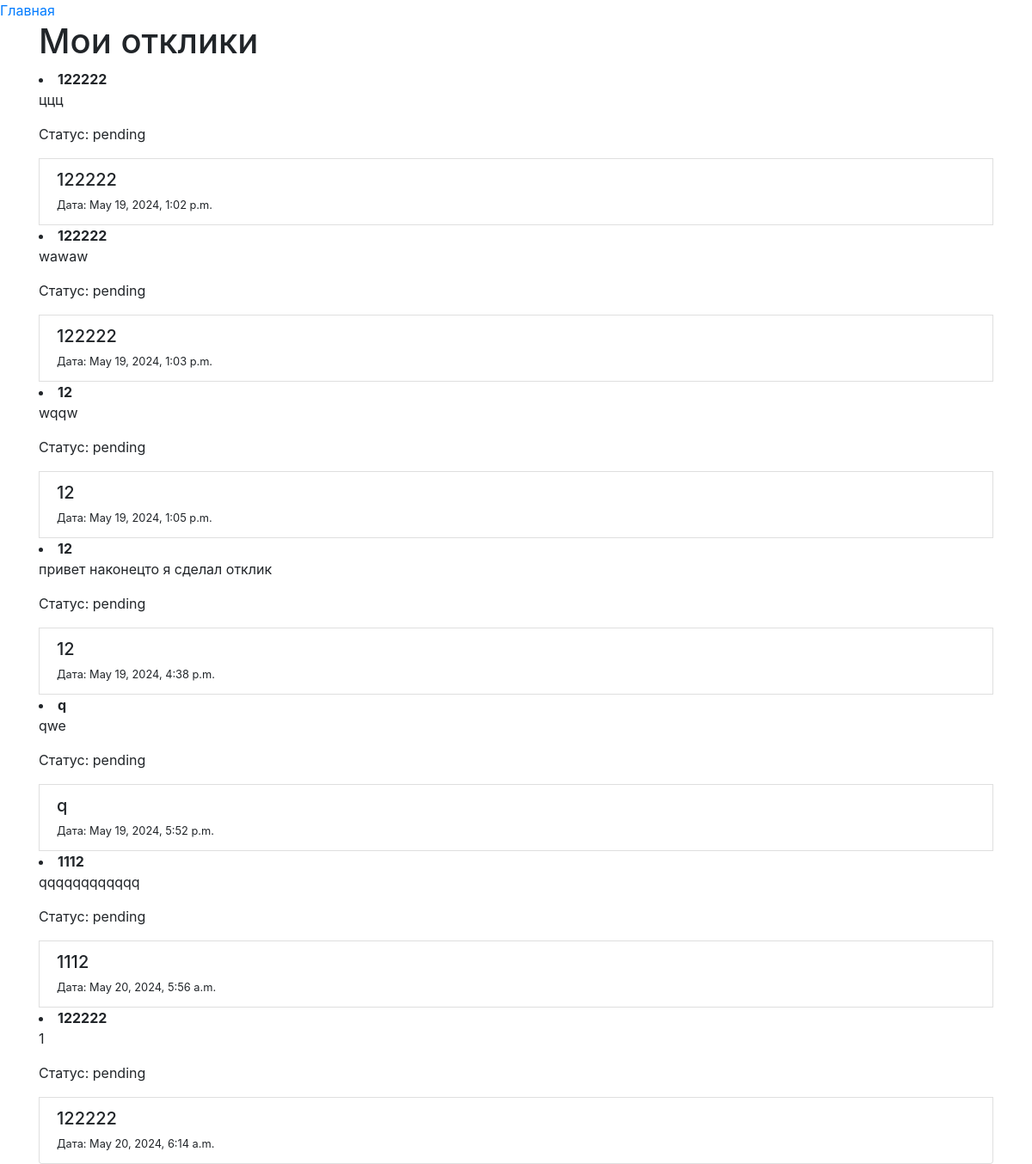
Before: /app/responses/ (signed in) with the older database file.
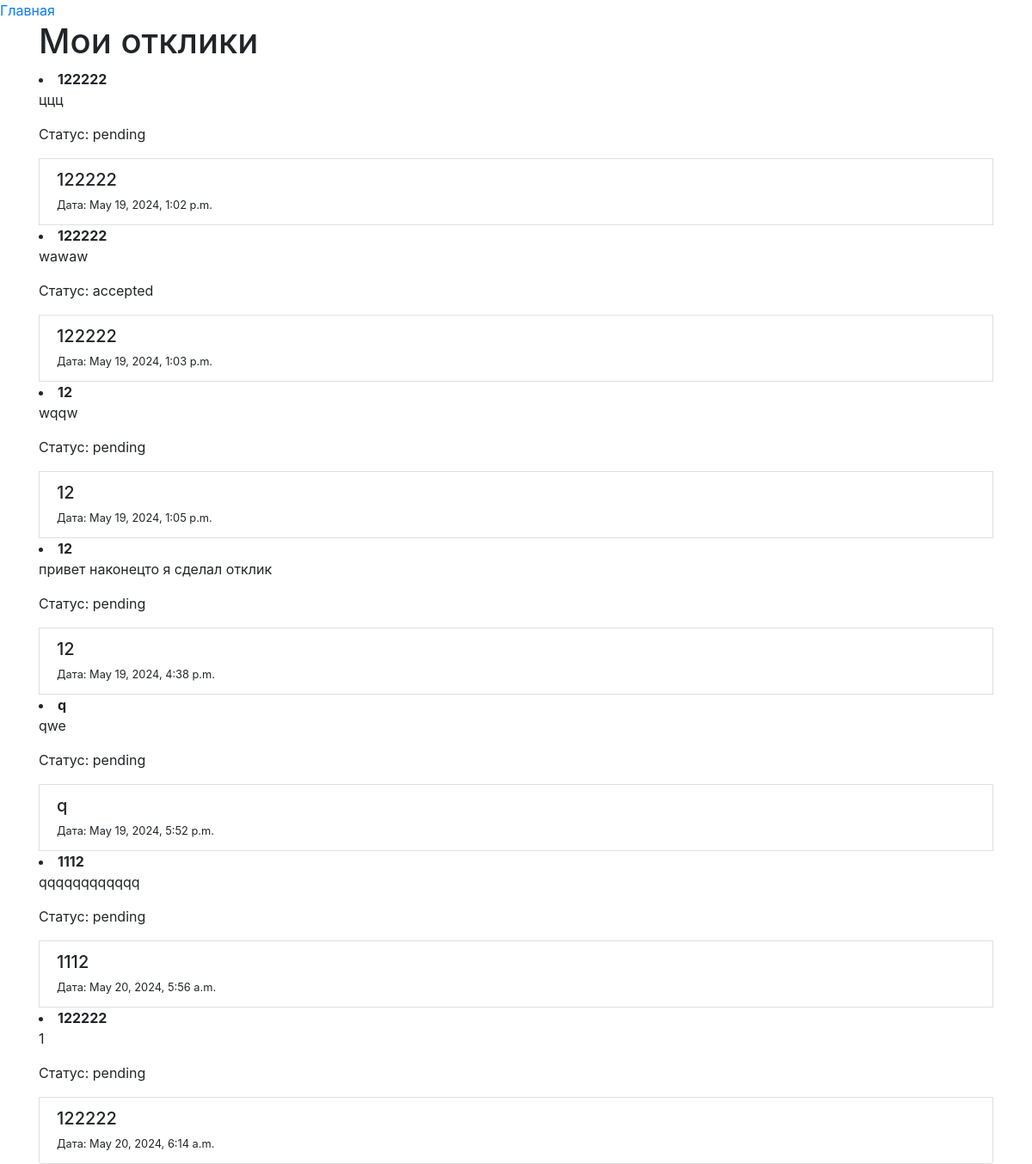
After: the same page with the newer database file.
### app/models.py (models this page shows, shortened)
class Response(models.Model):
    text = models.TextField()
    created_at = models.DateTimeField(auto_now_add=True)
    updated_at = models.DateTimeField(auto_now=True)
    user = models.ForeignKey(User, on_delete=models.CASCADE, related_name='responses')
    announcement = models.ForeignKey(Announcement, on_delete=models.CASCADE, related_name='responses')
    status = models.CharField(max_length=20, choices=(('pending', 'Pending'), ('accepted', 'Accepted')), default='pending')

class Announcement(models.Model):
    title = models.CharField(max_length=200)
    content = models.TextField()
    category = models.ForeignKey(Category, on_delete=models.CASCADE, related_name='announcements')
    author = models.ForeignKey(User, on_delete=models.CASCADE, related_name='announcements')
    image = models.ImageField(upload_to='images/', blank=True, null=True)
    video_url = models.URLField(blank=True, null=True)
    created_at = models.DateTimeField(auto_now_add=True)
    updated_at = models.DateTimeField(auto_now=True)

### app/views.py (the view)
# urls.py: path('responses/', response_list, name='response-list'),
@login_required
def response_list(request):
    responses = Response.objects.filter(user=request.user)
    return render(request, 'responses/response_list.html', {'responses': responses})

### app/templates/responses/response_list.html (shortened to what this page needs)
<!DOCTYPE html>
<html lang="en">
<head>
    <a href="{% url 'home' %}" class="button">Главная</a>
    <link rel="stylesheet" href="https://stackpath.bootstrapcdn.com/bootstrap/4.5.2/css/bootstrap.min.css">
</head>
<body>
    <div class="container">
        <h1>Мои отклики</h1>
        {% if responses %}
            <div class="list-group">
                {% for response in responses %}
                <li>
                    <strong>{{ response.announcement.title }}</strong>
                    <p>{{ response.text }}</p>
                    <p>Статус: {{ response.status }}</p>
                  </li>
                    <div class="list-group-item">
                        <h5 class="mb-1">{{ response.announcement.title }}</h5>
                        <small>Дата: {{ response.created_at }}</small>
                    </div>
                {% endfor %}
            </div>
        {% else %}
            <p>У вас нет откликов.</p>
        {% endif %}
    </div>
</body>
</html>

Changed rows visible on the page:
changed Response "wawaw": status "pending" → "accepted"
